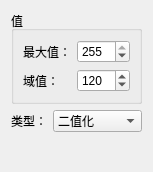
<?xml version="1.0" encoding="UTF-8"?>
<ui version="4.0">
 <class>ThresholdNode</class>
 <widget class="QWidget" name="ThresholdNode">
  <property name="geometry">
   <rect>
    <x>0</x>
    <y>0</y>
    <width>153</width>
    <height>172</height>
   </rect>
  </property>
  <property name="windowTitle">
   <string>Form</string>
  </property>
  <layout class="QVBoxLayout" name="verticalLayout_2">
   <item>
    <widget class="QGroupBox" name="groupBox">
     <property name="title">
      <string>值</string>
     </property>
     <layout class="QVBoxLayout" name="verticalLayout">
      <item>
       <layout class="QFormLayout" name="formLayout">
        <item row="0" column="0">
         <widget class="QLabel" name="label">
          <property name="text">
           <string>最大值：</string>
          </property>
         </widget>
        </item>
        <item row="1" column="0">
         <widget class="QLabel" name="label_2">
          <property name="text">
           <string>域值：</string>
          </property>
         </widget>
        </item>
        <item row="0" column="1">
         <widget class="QSpinBox" name="maxVal_spinBox">
          <property name="maximum">
           <number>255</number>
          </property>
          <property name="singleStep">
           <number>10</number>
          </property>
          <property name="value">
           <number>255</number>
          </property>
         </widget>
        </item>
        <item row="1" column="1">
         <widget class="QSpinBox" name="threshold_spinBox">
          <property name="maximum">
           <number>255</number>
          </property>
          <property name="singleStep">
           <number>10</number>
          </property>
          <property name="value">
           <number>120</number>
          </property>
         </widget>
        </item>
       </layout>
      </item>
     </layout>
    </widget>
   </item>
   <item>
    <layout class="QFormLayout" name="formLayout_2">
     <item row="0" column="0">
      <widget class="QLabel" name="label_3">
       <property name="text">
        <string>类型：</string>
       </property>
      </widget>
     </item>
     <item row="0" column="1">
      <widget class="QComboBox" name="type_comboBox">
       <item>
        <property name="text">
         <string>二值化</string>
        </property>
       </item>
       <item>
        <property name="text">
         <string>反二值化</string>
        </property>
       </item>
       <item>
        <property name="text">
         <string>截断</string>
        </property>
       </item>
       <item>
        <property name="text">
         <string>零值化</string>
        </property>
       </item>
       <item>
        <property name="text">
         <string>反零值化</string>
        </property>
       </item>
      </widget>
     </item>
    </layout>
   </item>
   <item>
    <widget class="QLabel" name="info_label">
     <property name="text">
      <string/>
     </property>
    </widget>
   </item>
  </layout>
 </widget>
 <resources/>
 <connections/>
</ui>
